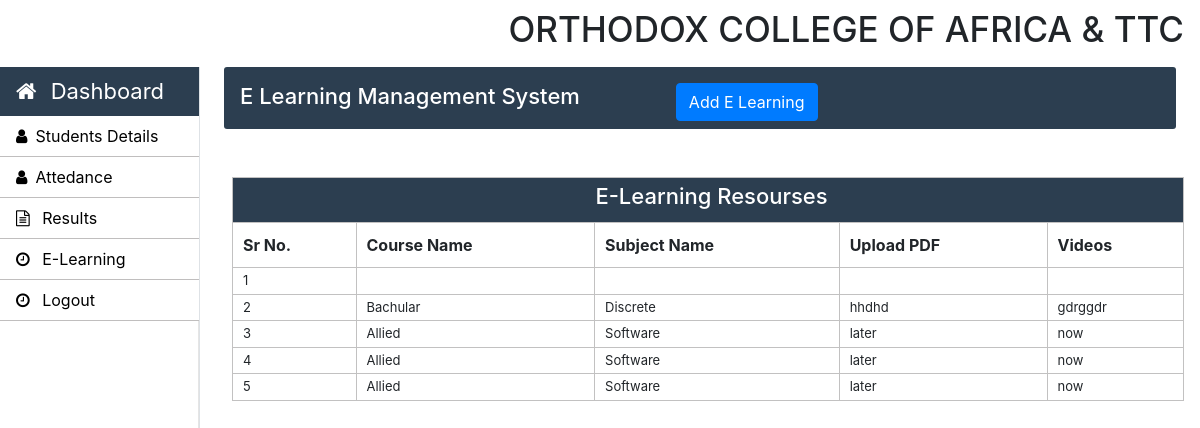
Screenshot of /pages/staff/lecturer/elearning.php with the database file from the repository.
### tables this page shows
CREATE TABLE `elearning` (
  `course_name` varchar(255) NOT NULL,
  `subject_name` varchar(255) NOT NULL,
  `pdf` varchar(255) NOT NULL,
  `videos` varchar(255) NOT NULL
);

### pages/staff/lecturer/elearning.php (the view, shortened to what this page needs)
<?php
		require('../../../db/connect.php');
?>
<!DOCTYPE html>
<html>
  <!doctype html>
<html lang="en">
	<head>
      <link rel="stylesheet" type="text/css" href="../../css/bootstrap.min.css">
      <link rel="stylesheet" type="text/css" href="../../css/style.css">
    <link rel="stylesheet" href="https://stackpath.bootstrapcdn.com/font-awesome/4.7.0/css/font-awesome.min.css">
  </head>
  <body>
  	<nav id="nav" class="navbar ">
		<div id="title">
		  	<h1>ORTHODOX COLLEGE OF AFRICA & TTC</h1>
		</div>
	</nav>
    <nav id="sidebarMenu" class="">
			<div class="col-xl-2 col-lg-3 col-md-4 sidebar position-fixed border-right">
        <div class="sidebar-header">
          <div class="nav-item">
              <a class="nav-link text-white" href="index.php">
                  <i class="fa fa-home mr-2" aria-hidden="true"></i> Dashboard
              </a>
          </div>
        </div>
        <ul class="nav flex-column">
        	<li class="nav-item">
            <a class="nav-link" href="Student.php">
              <i class="fa fa-user mr-2" aria-hidden="true"></i>Students Details
            </a>
		      </li>
          <li class="nav-item">
            <a class="nav-link" href="attedance.php">
              <i class="fa fa-user mr-2" aria-hidden="true"></i>Attedance
            </a>
		      </li>
          <li class="nav-item">
            <a class="nav-link" href="results.php">
              <i class="fa fa-file-text-o mr-2" aria-hidden="true"></i> Results
            </a>
          </li>
          <li class="nav-item">
            <a class="nav-link" href="elearning.php">
               <i class="fa fa-clock-o mr-2" aria-hidden="true"></i> E-Learning
            </a>
		  </li>
		  <li class="nav-item">
            <a class="nav-link" href="../index.html">
               <i class="fa fa-clock-o mr-2" aria-hidden="true"></i> Logout
            </a>
		  </li>
        </ul>
      </div>
    </nav>
		<main role="main" class="col-xl-10 col-lg-9 col-md-8 ml-sm-auto px-md-4 mb-2 w-100">
			<div class="sub-main">
				<div class="text-center d-flex flex-wrap flex-md-nowrap pt-3 pb-2 mb-3 text-white admin-dashboard pl-3">
					<div class="d-flex">
						<h4 class="mr-5">E Learning Management System </h4>
						<button type="button" class="btn btn-primary ml-5" data-toggle="modal" data-target=".bd-example-modal-lg">Add E Learning</button>
					</div>
				</div>
				<div class="row">
					<div class="col-md-12 ml-2">
						<section class=" mt-3">
							<div class="row">
								<div class="col-md-8"></div>
								<div class="col-md-3 ml-5 ">
									<div class="col-md-12 pt-3 ml-5">
									</div>
								</div>
							</div>
							<div class="row">
								<div class="col-md-12">
									<table class="w-100 table-elements table-three-tr" cellpadding="3">
										<tr class="table-tr-head table-three text-white">
											<td colspan="5" class="text-center text-white"><h4>E-Learning Resourses</h4></td>
										</tr>
										<tr class="table-tr-head">
											<th>Sr No.</th>
											<th>Course Name</th>
											<th>Subject Name</th>
											<th>Upload PDF</th>
											<th>Videos</th>
										</tr>
										<?php
									$sr=1;
									$query="select course_name,subject_name,pdf,videos from elearning";
									$run=mysqli_query($con,$query);
									while($row=mysqli_fetch_array($run)) {
									echo	"<tr>";
									echo	"<td>".$sr++."</td>";
									echo	"<td>".$row['course_name']."</td>";
									echo	"<td>".$row['subject_name']."</td>";
									echo	"<td>".$row['pdf']."</td>";
									echo	"<td>".$row['videos']."</td>";
									echo	"</tr>";
									}
								?>
									</table>
								</div>
							</div>
						</section>
					</div>
				</div>
			</div>
		</main>
	</body>
</html>

### pages/css/style.css (style rules this page uses)
h1 { font-size: 35px; }
h4 { font-size: 22px; }
.sidebar { padding: 0; margin-top: 1px; height: 100%; box-shadow: inset -1px 0 0 rgba(0, 0, 0, .1); background-color: #fff; }
.sidebar-header { background: #2c3e50; font-size: 22px !important; }
.sidebar ul { background-color: #ffffff; }
.sidebar ul li { border-bottom: 1px solid rgb(192, 190, 190); }
.sidebar ul li a { font-size: 16px !important; color: black; }
.admin-dashboard { margin-top: 1px !important; background: #2c3e50 !important; border-radius: 3px; }
.table-elements tr, td, th { font-size: 13px; border: 1px solid rgb(194, 193, 193); padding-left: 10px !important; }
.table-three { background: #2c3e50 !important; }
.table-tr-head { height: 45px !important; padding: 10px !important; margin-top: 5px !important; }
.table-font-for-transcript td, th { font-size: 16px !important; }

### rows the page displays
elearning: course_name "Bachular", subject_name "Discrete", pdf "hhdhd", videos "gdrggdr"
elearning: course_name "Allied", subject_name "Software", pdf "later", videos "now"
elearning: course_name "Allied", subject_name "Software", pdf "later", videos "now"
elearning: course_name "Allied", subject_name "Software", pdf "later", videos "now"
